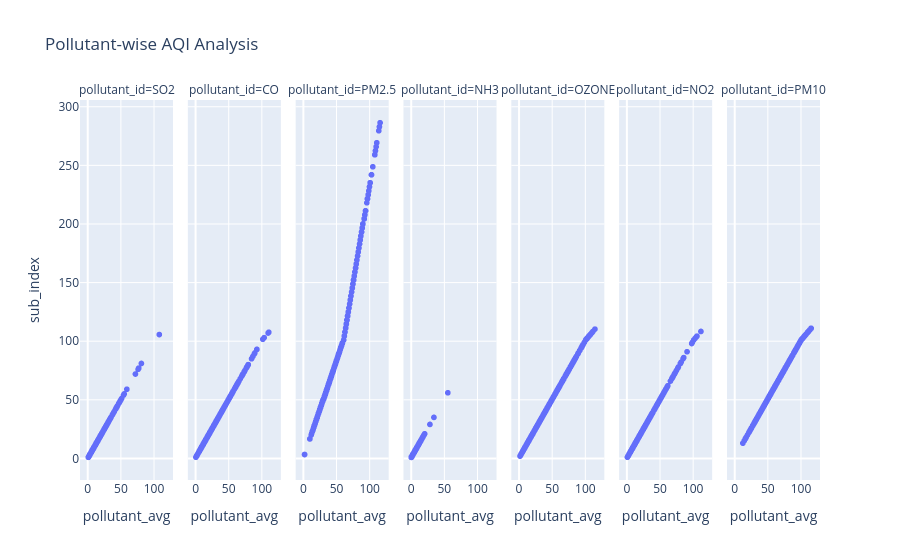

Write notebook code for a chart like this one.
### Code cell
fig = px.scatter(df,
                 x='pollutant_avg',
                 y='sub_index',
                 facet_col='pollutant_id',
                 title="Pollutant-wise AQI Analysis")

fig.show()

### Figure 1 — Plotly figure (JSON) as saved in the notebook; plotly's stock layout.template omitted (floating-point values rounded to 4 significant figures; data arrays with more than 128 entries replaced by an {"elided": "..."} marker saying what was removed)
{"data": [{"hovertemplate": "pollutant_id=SO2<br>pollutant_avg=%{x}<br>sub_index=%{y}<extra></extra>", "legendgroup": "", "marker": {"color": "#636efa", "symbol": "circle"}, "mode": "markers", "name": "", "showlegend": false, "type": "scattergl", "x": {"elided": "438 float values"}, "xaxis": "x", "y": {"elided": "438 float values"}, "yaxis": "y"}, {"hovertemplate": "pollutant_id=CO<br>pollutant_avg=%{x}<br>sub_index=%{y}<extra></extra>", "legendgroup": "", "marker": {"color": "#636efa", "symbol": "circle"}, "mode": "markers", "name": "", "showlegend": false, "type": "scattergl", "x": {"elided": "488 float values"}, "xaxis": "x2", "y": {"elided": "488 float values"}, "yaxis": "y2"}, {"hovertemplate": "pollutant_id=PM2.5<br>pollutant_avg=%{x}<br>sub_index=%{y}<extra></extra>", "legendgroup": "", "marker": {"color": "#636efa", "symbol": "circle"}, "mode": "markers", "name": "", "showlegend": false, "type": "scattergl", "x": {"elided": "414 float values"}, "xaxis": "x3", "y": {"elided": "414 float values"}, "yaxis": "y3"}, {"hovertemplate": "pollutant_id=NH3<br>pollutant_avg=%{x}<br>sub_index=%{y}<extra></extra>", "legendgroup": "", "marker": {"color": "#636efa", "symbol": "circle"}, "mode": "markers", "name": "", "showlegend": false, "type": "scattergl", "x": {"elided": "409 float values"}, "xaxis": "x4", "y": {"elided": "409 float values"}, "yaxis": "y4"}, {"hovertemplate": "pollutant_id=OZONE<br>pollutant_avg=%{x}<br>sub_index=%{y}<extra></extra>", "legendgroup": "", "marker": {"color": "#636efa", "symbol": "circle"}, "mode": "markers", "name": "", "showlegend": false, "type": "scattergl", "x": {"elided": "442 float values"}, "xaxis": "x5", "y": {"elided": "442 float values"}, "yaxis": "y5"}, {"hovertemplate": "pollutant_id=NO2<br>pollutant_avg=%{x}<br>sub_index=%{y}<extra></extra>", "legendgroup": "", "marker": {"color": "#636efa", "symbol": "circle"}, "mode": "markers", "name": "", "showlegend": false, "type": "scattergl", "x": {"elided": "458 float values"}, "xaxis": "x6", "y": {"elided": "458 float values"}, "yaxis": "y6"}, {"hovertemplate": "pollutant_id=PM10<br>pollutant_avg=%{x}<br>sub_index=%{y}<extra></extra>", "legendgroup": "", "marker": {"color": "#636efa", "symbol": "circle"}, "mode": "markers", "name": "", "showlegend": false, "type": "scattergl", "x": {"elided": "404 float values"}, "xaxis": "x7", "y": {"elided": "404 float values"}, "yaxis": "y7"}], "layout": {"annotations": [{"font": {}, "showarrow": false, "text": "pollutant_id=SO2", "x": 0.06286, "xanchor": "center", "xref": "paper", "y": 1, "yanchor": "bottom", "yref": "paper"}, {"font": {}, "showarrow": false, "text": "pollutant_id=CO", "x": 0.2086, "xanchor": "center", "xref": "paper", "y": 1, "yanchor": "bottom", "yref": "paper"}, {"font": {}, "showarrow": false, "text": "pollutant_id=PM2.5", "x": 0.3543, "xanchor": "center", "xref": "paper", "y": 1, "yanchor": "bottom", "yref": "paper"}, {"font": {}, "showarrow": false, "text": "pollutant_id=NH3", "x": 0.5, "xanchor": "center", "xref": "paper", "y": 1, "yanchor": "bottom", "yref": "paper"}, {"font": {}, "showarrow": false, "text": "pollutant_id=OZONE", "x": 0.6457, "xanchor": "center", "xref": "paper", "y": 1, "yanchor": "bottom", "yref": "paper"}, {"font": {}, "showarrow": false, "text": "pollutant_id=NO2", "x": 0.7914, "xanchor": "center", "xref": "paper", "y": 1, "yanchor": "bottom", "yref": "paper"}, {"font": {}, "showarrow": false, "text": "pollutant_id=PM10", "x": 0.9371, "xanchor": "center", "xref": "paper", "y": 1, "yanchor": "bottom", "yref": "paper"}], "legend": {"tracegroupgap": 0}, "title": {"text": "Pollutant-wise AQI Analysis"}, "xaxis": {"anchor": "y", "domain": [0, 0.1257], "title": {"text": "pollutant_avg"}}, "xaxis2": {"anchor": "y2", "domain": [0.1457, 0.2714], "matches": "x", "title": {"text": "pollutant_avg"}}, "xaxis3": {"anchor": "y3", "domain": [0.2914, 0.4171], "matches": "x", "title": {"text": "pollutant_avg"}}, "xaxis4": {"anchor": "y4", "domain": [0.4371, 0.5629], "matches": "x", "title": {"text": "pollutant_avg"}}, "xaxis5": {"anchor": "y5", "domain": [0.5829, 0.7086], "matches": "x", "title": {"text": "pollutant_avg"}}, "xaxis6": {"anchor": "y6", "domain": [0.7286, 0.8543], "matches": "x", "title": {"text": "pollutant_avg"}}, "xaxis7": {"anchor": "y7", "domain": [0.8743, 1.0], "matches": "x", "title": {"text": "pollutant_avg"}}, "yaxis": {"anchor": "x", "domain": [0, 1], "title": {"text": "sub_index"}}, "yaxis2": {"anchor": "x2", "domain": [0, 1], "matches": "y", "showticklabels": false}, "yaxis3": {"anchor": "x3", "domain": [0, 1], "matches": "y", "showticklabels": false}, "yaxis4": {"anchor": "x4", "domain": [0, 1], "matches": "y", "showticklabels": false}, "yaxis5": {"anchor": "x5", "domain": [0, 1], "matches": "y", "showticklabels": false}, "yaxis6": {"anchor": "x6", "domain": [0, 1], "matches": "y", "showticklabels": false}, "yaxis7": {"anchor": "x7", "domain": [0, 1], "matches": "y", "showticklabels": false}}}
